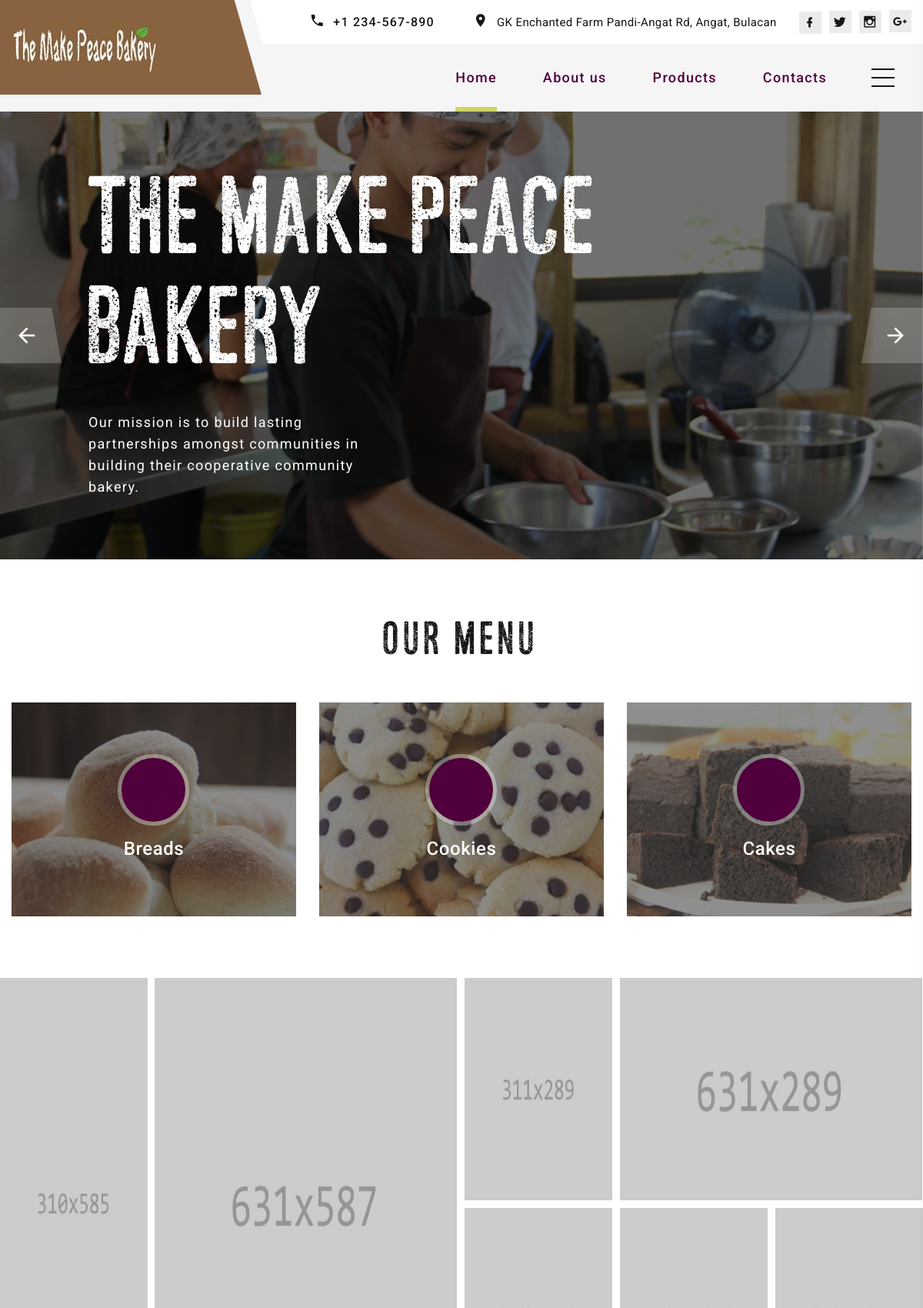
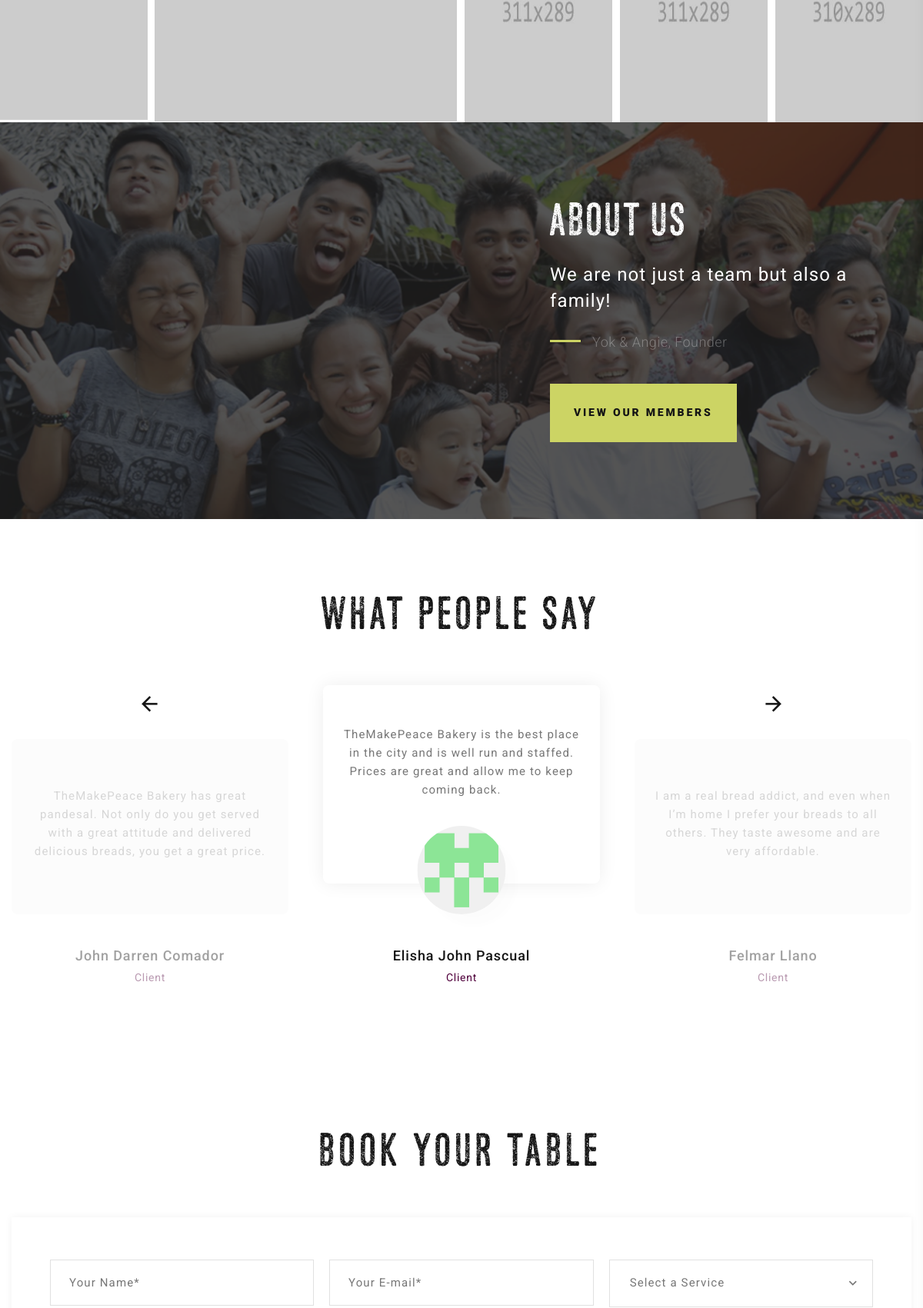
The page / (upper part) on the database its author committed (2 pictures, top to bottom).
### tables this page shows
CREATE TABLE `home_slider` (
  `id` int(11) NOT NULL,
  `title` varchar(250) DEFAULT NULL,
  `body` text,
  `picture` text,
  `link_title` varchar(250) DEFAULT NULL,
  `link` text,
  `active` int(11) NOT NULL DEFAULT '1'
);

### application/controllers/Bakery.php (called while the page is built, shortened)
<?php
class Bakery extends CI_Controller {
	public function index() {
		$data['nav'] = "Home";
		$data['slides'] = $this->records_model->get_sliders($this->input->post('id'), 1);
		$data['header_logo'] = base_url()."uploads/logo/". $this->records_model->get_logo(1);
		$data['footer_logo'] = base_url()."uploads/logo/". $this->records_model->get_logo(2);
		$this->load->view('client/includes/header', $data);
		$this->load->view('client/index');
		$this->load->view('client/includes/footer');
	}
}

### index.php (called while the page is built, shortened)
<?php
require_once BASEPATH.'core/CodeIgniter.php';

### application/models/Records_model.php (called while the page is built, shortened)
<?php if ( ! defined('BASEPATH')) exit('No direct script access allowed');
Class records_model extends CI_Model{
	function get_sliders($post, $active){
	  if($active == 1) {
	  	$where = 'WHERE ACTIVE = 1';
	  }
	  else {
	  	$where = '';
	  }
	  if(is_null($post)){
	  	return $this->db->query("SELECT `id`, `title`, `body`, `picture`, Coalesce(`link_title`, '') `link_title`, Coalesce(`link`, '') link, `active` FROM `home_slider` $where ORDER BY active desc")->result();
	  }
	  else{
	  	return $this->db->query("SELECT `id`, `title`, `body`, `picture`, Coalesce(`link_title`, '') `link_title`,
	  										Coalesce(`link`, '') link, `active` FROM `home_slider`
	  							WHERE id =  ?", array($post))->row_array();
	  }
	}
}
?>

### application/views/client/index.php (the view, shortened to what this page needs)
<section class="section swiper-container swiper-slider swiper-slider-2 swiper-slider-3" data-loop="true" data-autoplay="5000" data-simulate-touch="false" data-slide-effect="fade">
  <div class="swiper-wrapper text-sm-left">
    <?php
    foreach ($slides as $s) {
        if(!isset($s->link_title)){
          $link = '<a class="button button-lg button-primary button-winona button-shadow-2" href="'.$s->link.'" data-caption-animate="fadeInUp" data-caption-delay="300">'. $s->link_title.'</a>';
        }
        else {
          $link = '';
        }
          echo
          '<div class="swiper-slide context-dark" data-slide-bg="'. base_url('uploads/slider/') . $s->picture.'">
            <div class="swiper-slide-caption section-md">
              <div class="container">
                <div class="row">
                  <div class="col-sm-9 col-md-8 col-lg-7 col-xl-7 offset-lg-1 offset-xxl-0">
                    <h1 class="oh swiper-title">
                        <span class="d-inline-block" data-caption-animate="slideInUp" data-caption-delay="0">'. $s->title.'</span>
                    </h1>
                    <p class="big swiper-text" data-caption-animate="fadeInLeft" data-caption-delay="300">'. $s->body.'</p>'.
                    $link .
                  '</div>
                </div>
              </div>
            </div>
          </div>';
    }
    ?>
  </div>
  <div class="swiper-button-prev">
    <div class="swiper-button-arrow"></div>
  </div>
  <div class="swiper-button-next">
    <div class="swiper-button-arrow"></div>
  </div>
</section>
<section class="section section-md bg-default">
  <div class="container">
    <h3 class="oh-desktop"><span class="d-inline-block wow slideInDown">Our Menu</span></h3>
    <div class="row row-md row-30">
      <div class="col-sm-6 col-lg-4">
        <div class="oh-desktop">
          <article class="services-terri wow slideInUp">
            <div class="services-terri-figure"><img src="<?=base_url('assets/client/')?>images/pandesal-1.png" alt="" width="370" height="278"/>
            </div>
            <div class="services-terri-caption"><span class="services-terri-icon linearicons-bread"></span>
              <h5 class="services-terri-title"><a href="#">Breads</a></h5>
            </div>
          </article>
        </div>
      </div>
      <div class="col-sm-6 col-lg-4">
        <div class="oh-desktop">
          <article class="services-terri wow slideInDown">
            <div class="services-terri-figure"><img src="<?=base_url('assets/client/')?>images/cookies-2.png" alt="" width="370" height="278"/>
            </div>
            <div class="services-terri-caption"><span class="services-terri-icon linearicons-hamburger"></span>
              <h5 class="services-terri-title"><a href="#">Cookies</a></h5>
            </div>
          </article>
        </div>
      </div>
      <div class="col-sm-6 col-lg-4">
        <div class="oh-desktop">
          <article class="services-terri wow slideInUp">
            <div class="services-terri-figure"><img src="<?=base_url('assets/client/')?>images/choco-cake-3.png" alt="" width="370" height="278"/>
            </div>
            <div class="services-terri-caption"><span class="services-terri-icon linearicons-cake"></span>
              <h5 class="services-terri-title"><a href="#">Cakes</a></h5>
            </div>
          </article>
        </div>
      </div>
    </div>
  </div>
</section>
 <section class="section section-last bg-default">
  <div class="container-fluid container-inset-0 isotope-wrap">
    <div class="row row-10 gutters-10 isotope" data-isotope-layout="masonry" data-isotope-group="gallery" data-lightgallery="group">
      <div class="col-xs-6 col-sm-4 col-xl-2 isotope-item oh-desktop">
        <article class="thumbnail thumbnail-mary thumbnail-mary-2 wow slideInLeft"><a class="thumbnail-mary-figure" href="images/gallery-1-1200x800-original.jpg" data-lightgallery="item"><img src="<?=base_url('assets/client/')?>images/gallery-1-310x585.jpg" alt="" width="310" height="585"/></a>
        </article>
      </div>
      <div class="col-xs-6 col-sm-8 col-xl-4 isotope-item oh-desktop">
        <article class="thumbnail thumbnail-mary thumbnail-mary-big wow slideInRight"><a class="thumbnail-mary-figure" href="images/gallery-2-1200x800-original.jpg" data-lightgallery="item"><img src="<?=base_url('assets/client/')?>images/gallery-2-631x587.jpg" alt="" width="631" height="587"/></a>
        </article>
      </div>
      <div class="col-xs-6 col-sm-4 col-xl-2 isotope-item oh-desktop">
        <article class="thumbnail thumbnail-mary thumbnail-mary-2 wow slideInDown"><a class="thumbnail-mary-figure" href="images/gallery-3-1200x800-original.jpg" data-lightgallery="item"><img src="<?=base_url('assets/client/')?>images/gallery-3-311x289.jpg" alt="" width="311" height="289"/></a>
        </article>
      </div>
      <div class="col-xs-6 col-sm-8 col-xl-4 isotope-item oh-desktop">
        <article class="thumbnail thumbnail-mary wow slideInUp"><a class="thumbnail-mary-figure" href="images/gallery-4-1200x800-original.jpg" data-lightgallery="item"><img src="<?=base_url('assets/client/')?>images/gallery-4-631x289.jpg" alt="" width="631" height="289"/></a>
        </article>
      </div>
      <div class="col-xs-6 col-sm-4 col-xl-2 isotope-item oh-desktop">
        <article class="thumbnail thumbnail-mary thumbnail-mary-2 wow slideInUp"><a class="thumbnail-mary-figure" href="images/gallery-5-1200x800-original.jpg" data-lightgallery="item"><img src="<?=base_url('assets/client/')?>images/gallery-5-311x289.jpg" alt="" width="311" height="289"/></a>
        </article>
      </div>
      <div class="col-xs-6 col-sm-4 col-xl-2 isotope-item oh-desktop">
        <article class="thumbnail thumbnail-mary thumbnail-mary-2 wow slideInRight"><a class="thumbnail-mary-figure" href="images/gallery-6-1200x800-original.jpg" data-lightgallery="item"><img src="<?=base_url('assets/client/')?>images/gallery-6-311x289.jpg" alt="" width="311" height="289"/></a>
        </article>
      </div>
      <div class="col-xs-6 col-sm-4 col-xl-2 isotope-item oh-desktop">
        <article class="thumbnail thumbnail-mary thumbnail-mary-2 wow slideInLeft"><a class="thumbnail-mary-figure" href="images/gallery-7-1200x800-original.jpg" data-lightgallery="item"><img src="<?=base_url('assets/client/')?>images/gallery-7-311x289.jpg" alt="" width="311" height="289"/></a>
        </article>
      </div>
    </div>
  </div>
</section>
<section class="primary-overlay section parallax-container" data-parallax-img="<?=base_url('assets/client/');?>images/banner-4.png">
  <div class="parallax-content section-xl context-dark text-md-left">
    <div class="container">
      <div class="row justify-content-end">
        <div class="col-sm-8 col-md-7 col-lg-5">
          <div class="cta-modern">
            <h3 class="cta-modern-title wow fadeInRight">About Us</h3>
            <p class="lead">We are not just a team but also a family!</p>
            <p class="cta-modern-text oh-desktop" data-wow-delay=".1s"><span class="cta-modern-decor wow slideInLeft"></span><span class="d-inline-block wow slideInDown">Yok & Angie, Founder</span></p><a class="button button-md button-secondary-2 button-winona wow fadeInUp" href="#" data-wow-delay=".2s">View Our Members</a>
          </div>
        </div>
      </div>
    </div>
  </div>
</section>
<section class="section section-xl bg-default">
  <div class="container">
    <h3 class="wow fadeInLeft">What People Say</h3>
  </div>
  <div class="container container-style-1">
    <div class="owl-carousel owl-style-12" data-items="1" data-sm-items="2" data-lg-items="3" data-margin="30" data-xl-margin="45" data-autoplay="true" data-nav="true" data-center="true" data-smart-speed="400">
      <article class="quote-tara">
        <div class="quote-tara-caption">
          <div class="quote-tara-text">
            <p class="q">TheMakePeace Bakery is the best place in the city and is well run and staffed. Prices are great and allow me to keep coming back.</p>
          </div>
          <div class="quote-tara-figure"><img src="<?=base_url('assets/client/')?>images/Testimonies/Ej.png" alt="" width="115" height="115"/>
          </div>
        </div>
        <h6 class="quote-tara-author">Elisha John Pascual</h6>
        <div class="quote-tara-status">Client</div>
      </article>
      <article class="quote-tara">
        <div class="quote-tara-caption">
          <div class="quote-tara-text">
            <p class="q">I am a real bread addict, and even when I’m home I prefer your breads to all others. They taste awesome and are very affordable.</p>
          </div>
        </div>
        <h6 class="quote-tara-author">Felmar Llano</h6>
        <div class="quote-tara-status">Client</div>
      </article>
      <article class="quote-tara">
        <div class="quote-tara-caption">
          <div class="quote-tara-text">
            <p class="q">TheMakePeace Bakery has great pandesal. Not only do you get served with a great attitude and delivered delicious breads, you get a great price.</p>
          </div>
        </div>
        <h6 class="quote-tara-author">John Darren Comador</h6>
        <div class="quote-tara-status">Client</div>
      </article>
    </div>
  </div>
</section>
<section class="section section-sm section-first bg-default">
  <div class="container">
    <h3 class="heading-3">Book your Table</h3>
    <form class="rd-form rd-mailform form-style-1" data-form-output="form-output-global" data-form-type="contact" method="post" action="bat/rd-mailform.php">
      <div class="row row-20 gutters-20">
        <div class="col-md-6 col-lg-4 oh-desktop">
          <div class="form-wrap wow slideInDown">
            <input class="form-input" id="contact-your-name-6" type="text" name="name" data-constraints="@Required">
            <label class="form-label" for="contact-your-name-6">Your Name*</label>
          </div>
        </div>
        <div class="col-md-6 col-lg-4 oh-desktop">
          <div class="form-wrap wow slideInUp">
            <input class="form-input" id="contact-email-6" type="email" name="email" data-constraints="@Email @Required">
            <label class="form-label" for="contact-email-6">Your E-mail*</label>
          </div>
        </div>
        <div class="col-lg-4 oh-desktop">
          <div class="form-wrap wow slideInDown">
          </div>
        </div>
      </div>
    </form>
  </div>
</section>

### rows shown on the page
home_slider: title "THE MAKE PEACE BAKERY", body "Our mission is to build lasting partnerships amongst communities in building their cooperative community bakery."
